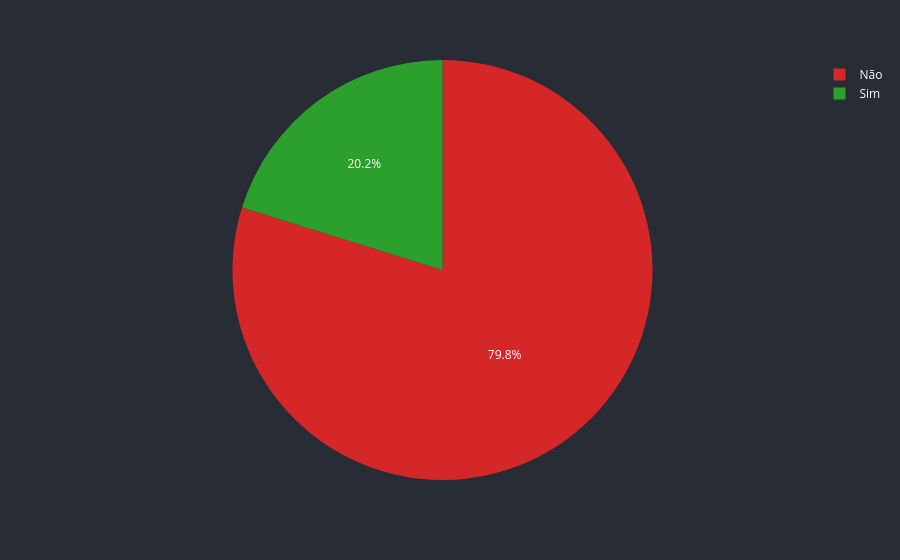

The code cell stored with this chart in its notebook:
### Markdown cell above
### 4. Quantas pessoas faltaram?

### Code cell
quantos_faltaram = df["No-show"].value_counts().reset_index()

graf1 = px.pie(quantos_faltaram, 
               values="count", 
               names="No-show", 
               labels={'No-show': 'Apareceram?', 'count': 'Quantidade'},
               color="No-show",
               color_discrete_map={"Não": "#d62728", "Sim": "#2ca02c"}
            )               
    
graf1.update_layout(paper_bgcolor="#282C34", font_color="white")

graf1.show()

### Figure 1 — Plotly figure (JSON) as saved in the notebook; plotly's stock layout.template omitted (floating-point values rounded to 4 significant figures)
{"data": [{"customdata": [["Não"], ["Sim"]], "domain": {"x": [0, 1], "y": [0, 1]}, "hovertemplate": "Apareceram?=%{customdata[0]}<br>Quantidade=%{value}<extra></extra>", "labels": ["Não", "Sim"], "legendgroup": "", "marker": {"colors": ["#d62728", "#2ca02c"]}, "name": "", "showlegend": true, "type": "pie", "values": [88208, 22319]}], "layout": {"font": {"color": "white"}, "legend": {"tracegroupgap": 0}, "margin": {"t": 60}, "paper_bgcolor": "#282C34"}}
